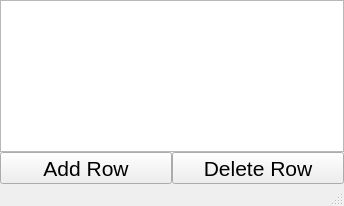
<?xml version="1.0" encoding="UTF-8"?>
<ui version="4.0">
 <class>MainWindow</class>
 <widget class="QMainWindow" name="MainWindow">
  <property name="geometry">
   <rect>
    <x>0</x>
    <y>0</y>
    <width>344</width>
    <height>206</height>
   </rect>
  </property>
  <property name="sizePolicy">
   <sizepolicy hsizetype="Preferred" vsizetype="Preferred">
    <horstretch>0</horstretch>
    <verstretch>0</verstretch>
   </sizepolicy>
  </property>
  <property name="windowTitle">
   <string>MainWindow</string>
  </property>
  <widget class="QWidget" name="centralwidget">
   <layout class="QGridLayout" name="gridLayout_3">
    <property name="leftMargin">
     <number>0</number>
    </property>
    <property name="topMargin">
     <number>0</number>
    </property>
    <property name="rightMargin">
     <number>0</number>
    </property>
    <property name="bottomMargin">
     <number>0</number>
    </property>
    <property name="spacing">
     <number>0</number>
    </property>
    <item row="0" column="0">
     <widget class="RightClickView" name="tableView"/>
    </item>
    <item row="1" column="0">
     <layout class="QGridLayout" name="gridLayout" rowstretch="0">
      <property name="sizeConstraint">
       <enum>QLayout::SetNoConstraint</enum>
      </property>
      <property name="leftMargin">
       <number>0</number>
      </property>
      <property name="horizontalSpacing">
       <number>-1</number>
      </property>
      <item row="0" column="1">
       <widget class="QToolButton" name="deleteButton">
        <property name="sizePolicy">
         <sizepolicy hsizetype="Ignored" vsizetype="Maximum">
          <horstretch>0</horstretch>
          <verstretch>0</verstretch>
         </sizepolicy>
        </property>
        <property name="font">
         <font>
          <pointsize>16</pointsize>
         </font>
        </property>
        <property name="text">
         <string>Delete Row</string>
        </property>
       </widget>
      </item>
      <item row="0" column="0">
       <widget class="QToolButton" name="addButton">
        <property name="sizePolicy">
         <sizepolicy hsizetype="Ignored" vsizetype="Ignored">
          <horstretch>0</horstretch>
          <verstretch>0</verstretch>
         </sizepolicy>
        </property>
        <property name="font">
         <font>
          <pointsize>16</pointsize>
         </font>
        </property>
        <property name="text">
         <string>Add Row</string>
        </property>
       </widget>
      </item>
     </layout>
    </item>
   </layout>
  </widget>
  <widget class="QMenuBar" name="menubar">
   <property name="geometry">
    <rect>
     <x>0</x>
     <y>0</y>
     <width>344</width>
     <height>22</height>
    </rect>
   </property>
  </widget>
  <widget class="QStatusBar" name="statusbar"/>
 </widget>
 <customwidgets>
  <customwidget>
   <class>RightClickView</class>
   <extends>QTableView</extends>
   <header>.right_click_table_view</header>
  </customwidget>
 </customwidgets>
 <resources/>
 <connections>
  <connection>
   <sender>addButton</sender>
   <signal>clicked()</signal>
   <receiver>MainWindow</receiver>
   <slot>addRow()</slot>
   <hints>
    <hint type="sourcelabel">
     <x>133</x>
     <y>352</y>
    </hint>
    <hint type="destinationlabel">
     <x>4</x>
     <y>344</y>
    </hint>
   </hints>
  </connection>
  <connection>
   <sender>deleteButton</sender>
   <signal>clicked()</signal>
   <receiver>MainWindow</receiver>
   <slot>deleteRow()</slot>
   <hints>
    <hint type="sourcelabel">
     <x>331</x>
     <y>344</y>
    </hint>
    <hint type="destinationlabel">
     <x>431</x>
     <y>308</y>
    </hint>
   </hints>
  </connection>
 </connections>
 <slots>
  <slot>addRow()</slot>
  <slot>deleteRow()</slot>
 </slots>
</ui>
